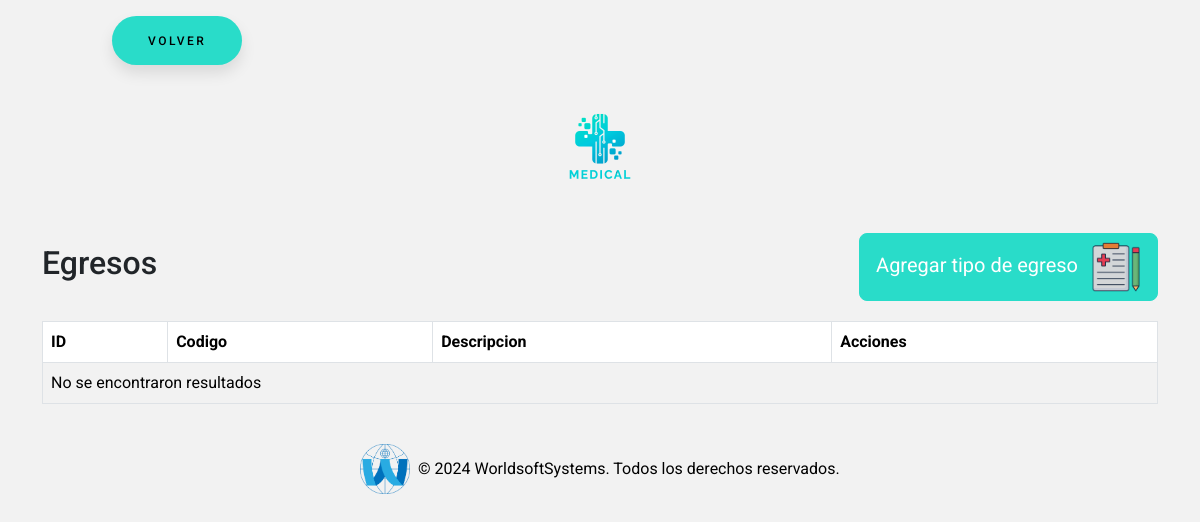
Before: /egreso/egreso.php (signed in) with the older database file.
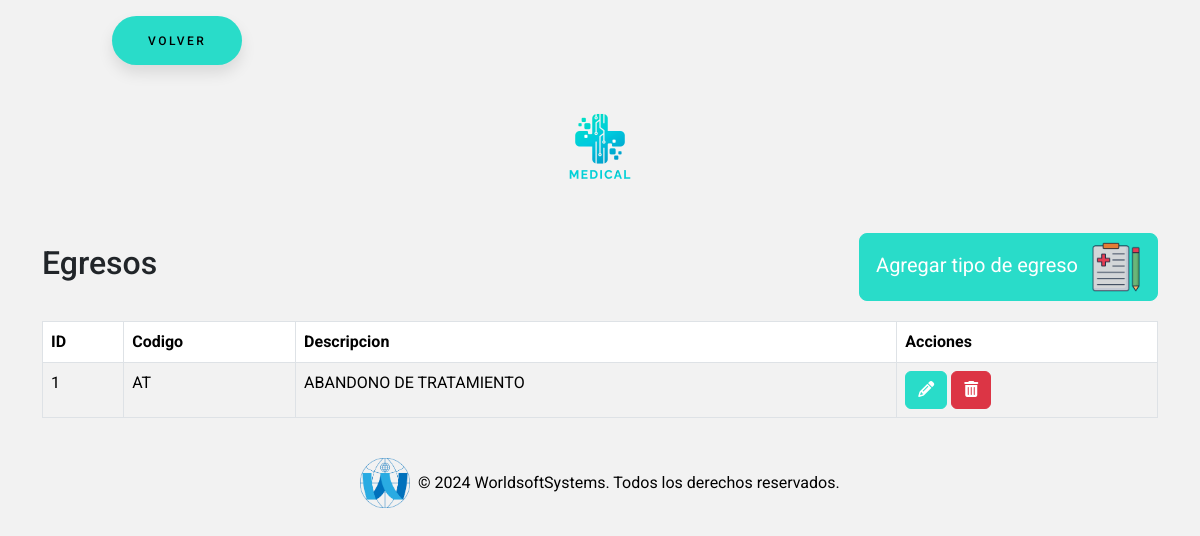
After: the same page with the newer database file.
### tables this page shows
CREATE TABLE `tipo_egreso` (
  `id` int(11) NOT NULL,
  `codigo` varchar(255) NOT NULL,
  `descripcion` varchar(255) NOT NULL
);

### egreso/egreso.php (the view, shortened to what this page needs)
<?php
require_once "../conexion.php";
$sql = "SELECT * FROM tipo_egreso";
$result = $conn->query($sql);
?>
<!DOCTYPE html>
<html lang="en">
<head>
    <link href="https://cdn.jsdelivr.net/npm/bootstrap@5.3.3/dist/css/bootstrap.min.css" rel="stylesheet"
>
    <link rel="stylesheet" href="https://cdnjs.cloudflare.com/ajax/libs/font-awesome/6.5.2/css/all.min.css"
 />
    <link rel="stylesheet" href="../estilos/styleBotones.css">
    <link rel="stylesheet" href="../estilos/styleGeneral.css">
</head>
<body>
    <button class="button" style="vertical-align:middle; margin-left:7rem"
        onclick="window.location.href = '../seccionAjustes/ajustes.php';">
        <span>VOLVER</span>
    </button>
    <div class="text-center my-4">
        <img src="../img/logo.png" alt="Logo MEDICAL" class="img-fluid" style="max-width: 120px;">
    </div>
    <div class="container">
        <div class="title-container">
            <h2>Egresos</h2>
            <button type="button" class="btn btn-custom btn-lg" data-bs-toggle="modal"
                data-bs-target="#agregarEgresoModal">
                Agregar tipo de egreso <img src="../img/egreso.png" alt="Icono agregar tipo de egreso"
                    style="width: 50px; height: 50px; margin-left: 8px;">
            </button>
        </div>
        <table class="table table-striped table-bordered">
            <thead class="thead-dark">
                <tr>
                    <th>ID</th>
                    <th>Codigo</th>
                    <th>Descripcion</th>
                    <th>Acciones</th>
                </tr>
            </thead>
            <tbody>
                <?php if ($result->num_rows > 0): ?>
                    <?php while ($row = $result->fetch_assoc()): ?>
                        <tr>
                            <td><?= $row["id"] ?></td>
                            <td><?= $row["codigo"] ?></td>
                            <td><?= $row["descripcion"] ?></td>
                            <td>
                                <button class="btn btn-custom-editar" onclick='editarEgreso(<?= json_encode($row) ?>)'><i
                                        class="fas fa-pencil-alt"></i></button>
                                <a href="?eliminar=<?= $row['id'] ?>" class="btn btn-danger"
                                    onclick="return confirm('¿Estás seguro de que deseas eliminar este tipo de egreso?');"><i
                                        class="fas fa-trash-alt"></i></a>
                            </td>
                        </tr>
                    <?php endwhile; ?>
                <?php else: ?>
                    <tr>
                        <td colspan="4">No se encontraron resultados</td>
                    </tr>
                <?php endif; ?>
            </tbody>
        </table>
    </div>
    <footer class="bg-dark text-white text-center py-4 mt-auto">
        <div class="container">
            <div class="row justify-content-center">
                <div class="col-md-12 footer-logo-text">
                    <img src="../img/logoWSS.png" alt="Logo" class="img-fluid" style="max-height: 50px;">
                    <p class="mb-0">&copy; 2024 WorldsoftSystems. Todos los derechos reservados.</p>
                </div>
            </div>
        </div>
    </footer>
</body>
</html>

Changed rows visible on the page:
added tipo_egreso: id "1", codigo "AT", descripcion "ABANDONO DE TRATAMIENTO"
Other visible differences:
text no longer shown: "No se encontraron resultados"
